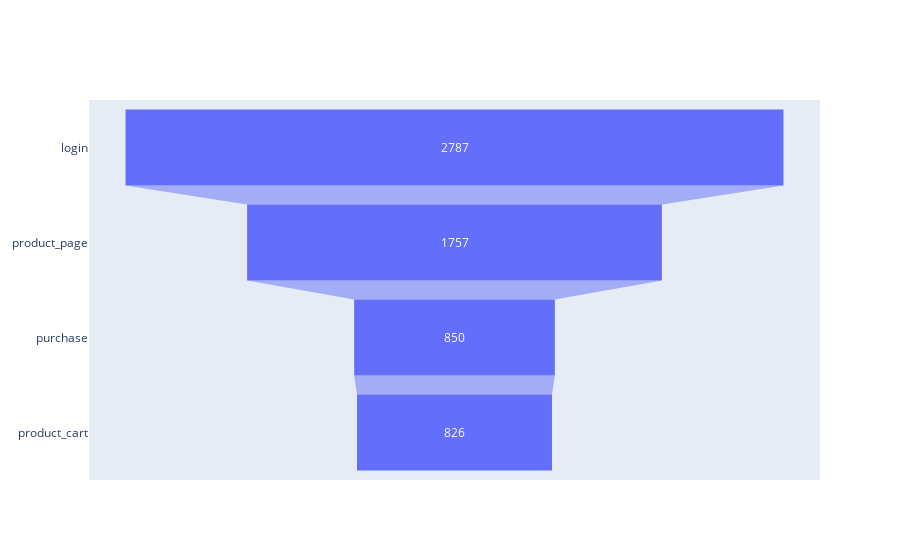

Write notebook code for a chart like this one.
### Code cell
# Representación gráfica del embudo

fig2= go.Figure(go.Funnel(y= usuarios['event_name'], x= usuarios['user_id']))
fig2.show()

### Figure 1 — Plotly figure (JSON) as saved in the notebook; plotly's stock layout.template omitted (floating-point values rounded to 4 significant figures)
{"data": [{"type": "funnel", "x": [2787, 1757, 850, 826], "y": ["login", "product_page", "purchase", "product_cart"]}], "layout": {}}
